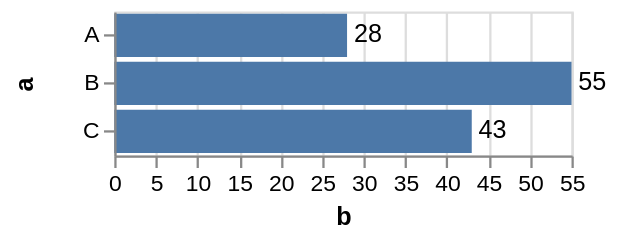

Vega-Lite specification for this chart:
### Vega specification from a JSON file in a GitHub repository (floating-point values rounded to 4 significant figures)
{"$schema": "https://vega.github.io/schema/vega/v3.0.json", "description": "A simple bar chart with embedded data.", "autosize": "pad", "padding": 5, "width": 200, "style": "cell", "data": [{"name": "source_0", "values": [{"a": "A", "b": 28}, {"a": "B", "b": 55}, {"a": "C", "b": 43}]}, {"name": "data_1", "source": "source_0", "transform": [{"type": "formula", "expr": "toNumber(datum[\"b\"])", "as": "b"}, {"type": "filter", "expr": "datum[\"b\"] !== null && !isNaN(datum[\"b\"])"}]}, {"name": "data_2", "source": "source_0", "transform": [{"type": "formula", "expr": "toNumber(datum[\"b\"])", "as": "b"}, {"type": "filter", "expr": "datum[\"b\"] !== null && !isNaN(datum[\"b\"])"}]}], "signals": [{"name": "y_step", "value": 21}, {"name": "height", "update": "bandspace(domain('y').length, 0.1, 0.05) * y_step"}], "marks": [{"name": "layer_0_marks", "type": "rect", "style": ["bar"], "from": {"data": "data_1"}, "encode": {"update": {"x": {"scale": "x", "field": "b"}, "x2": {"scale": "x", "value": 0}, "y": {"scale": "y", "field": "a"}, "height": {"scale": "y", "band": true}, "fill": {"value": "#4c78a8"}}}}, {"name": "layer_1_marks", "type": "text", "style": ["text", "label"], "from": {"data": "data_2"}, "encode": {"update": {"x": {"scale": "x", "field": "b"}, "y": {"scale": "y", "field": "a", "band": 0.5}, "text": {"signal": "format(datum[\"b\"], \"\")"}, "fill": {"value": "black"}}}}], "scales": [{"name": "x", "type": "linear", "domain": {"fields": [{"data": "data_1", "field": "b"}, {"data": "data_2", "field": "b"}], "sort": true}, "range": [0, {"signal": "width"}], "nice": true, "zero": true}, {"name": "y", "type": "band", "domain": {"fields": [{"data": "data_1", "field": "a"}, {"data": "data_2", "field": "a"}], "sort": true}, "range": {"step": {"signal": "y_step"}}, "paddingInner": 0.1, "paddingOuter": 0.05}], "axes": [{"scale": "x", "orient": "bottom", "labelOverlap": true, "tickCount": {"signal": "ceil(width/25)"}, "title": "b", "zindex": 1}, {"scale": "x", "orient": "bottom", "domain": false, "grid": true, "labels": false, "maxExtent": 0, "minExtent": 0, "tickCount": {"signal": "ceil(width/25)"}, "ticks": false, "zindex": 0, "gridScale": "y"}, {"scale": "y", "orient": "left", "labelOverlap": true, "title": "a", "zindex": 1}], "config": {"axisY": {"minExtent": 30}, "style": {"label": {"align": "left", "baseline": "middle", "dx": 3}}}}
